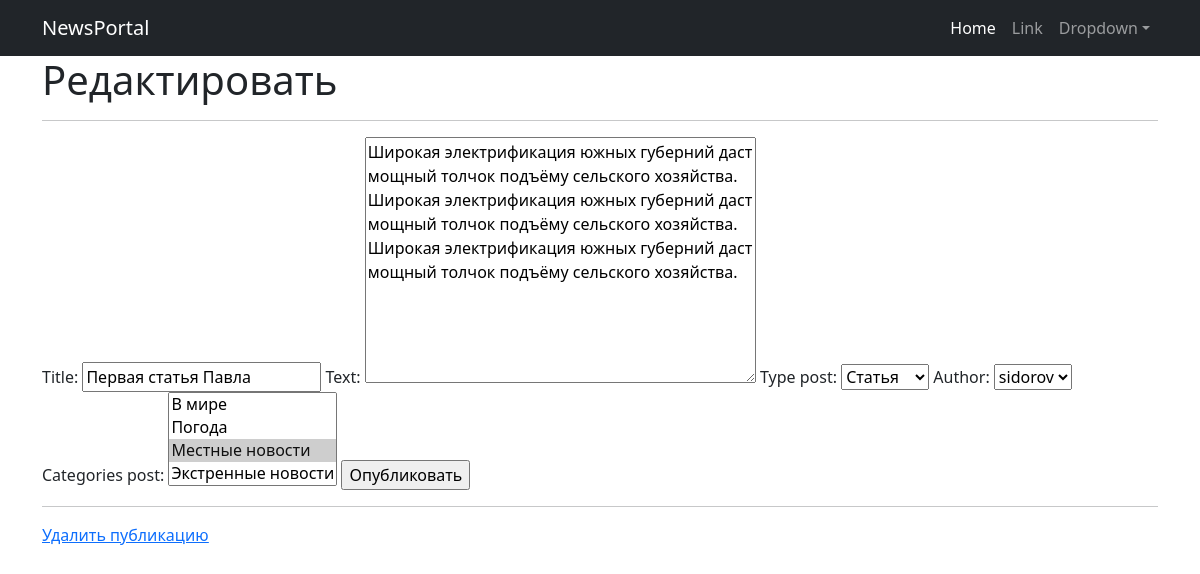
Page /news/2/edit/ (signed in) on the committed database.
### newspage/models.py (models this page shows, shortened)
class Post(models.Model):
    news = 'N'
    article = 'A'
    type = [
        (news, 'Новость'),
        (article, 'Статья')
    ]
    type_post = models.CharField(max_length=1, choices=type, default=article)
    author = models.ForeignKey(Author, on_delete=models.CASCADE)
    time_write = models.DateTimeField(auto_now_add=True)
    title = models.CharField(max_length=255, blank=False)
    text = models.TextField()
    rating = models.IntegerField(default=0)
    categories_post = models.ManyToManyField(Category, through='Postcategory')

### newspage/views.py (the view)
# urls.py: path('<int:pk>/edit/', PostUpdateView.as_view(), name='post_edit'),
class PostUpdateView(PermissionRequiredMixin, UpdateView):
    permission_required = ('newspage.update_post',)
    template_name = 'post_edit.html'
    form_class = PostForm
    success_url = '/news/'
    def get_object(self, **kwargs):
        id = self.kwargs.get('pk')
        return Post.objects.get(pk=id)

### newspage/forms.py
class PostForm(ModelForm):
    class Meta:
        model = Post
        fields = ['title', 'text', 'type_post', 'author', 'categories_post']

### newspage/models.py (called while the page is built)
    def __str__(self):
        return '%s' % (self.user, )

    def __str__(self):
        return '%s' % (self.name_category, )

### templates/post_edit.html (shortened to what this page needs)
{% extends 'flatpages/default.html' %}
{% block content %}
<h1>Редактировать</h1>
<hr>
<form method="POST">
    {{ form }}
    <input type="submit" value="Опубликовать">
<hr>
    <a href="{% url 'post_edit' post.id %}"><u> Удалить публикацию </u></a>
</form>
{% endblock content %}

### templates/flatpages/default.html (shortened to what this page needs)
<!DOCTYPE html>
<html lang="en">
    <head>
        {% load static %}
        <link href="{% static 'css/styles.css' %}" rel="stylesheet" />
    </head>
    <body>
        <nav class="navbar navbar-expand-lg navbar-dark bg-dark">
            <div class="container">
                <a class="navbar-brand" href="#">NewsPortal</a>
                <div class="collapse navbar-collapse" id="navbarSupportedContent">
                    <ul class="navbar-nav ms-auto mb-2 mb-lg-0">
                        <li class="nav-item"><a class="nav-link active" aria-current="page" href="#">Home</a></li>
                        <li class="nav-item"><a class="nav-link" href="#">Link</a></li>
                        <li class="nav-item dropdown">
                            <a class="nav-link dropdown-toggle" id="navbarDropdown" href="#" role="button" data-bs-toggle="dropdown" aria-expanded="false">Dropdown</a>
                        </li>
                    </ul>
                </div>
            </div>
        </nav>
        <div class="container">
            <div class="row">
                <div class="col-lg-12 text-left">
                    {% block content %}{% endblock content %}
                </div>
            </div>
        </div>
    </body>
</html>

### rows in the picture
Post: title "Первая статья Павла", text "Широкая электрификация южных губерний даст мощный толчок подъёму сельского хозяйства. Широкая электрификация южных губерний даст мощный толчок подъёму сельского хозяйства. Широкая электрификация южных губерний даст мощный толчок подъёму сельского хозяйства.", type_post "Статья", author "sidorov"
